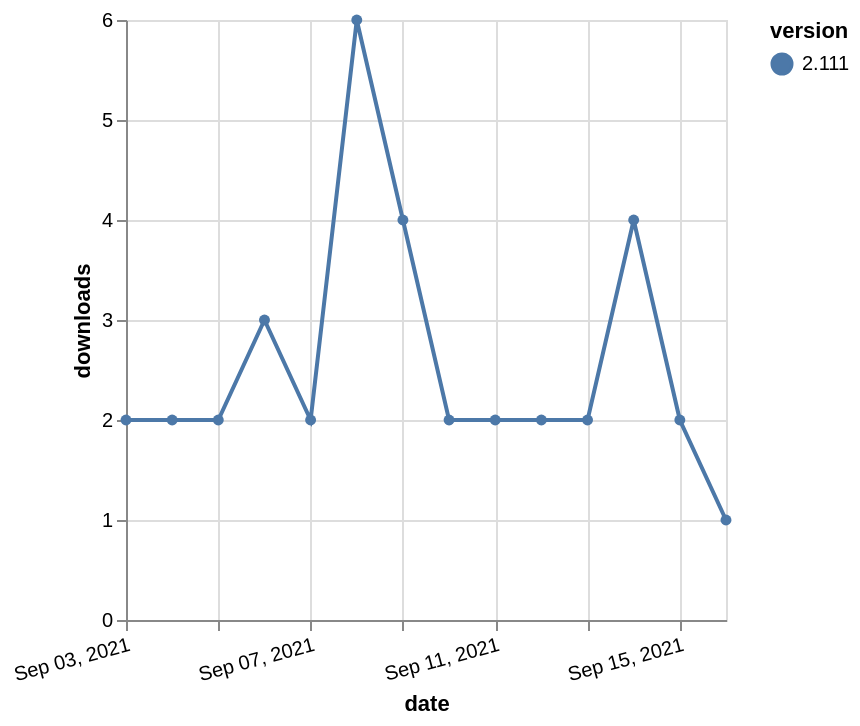

Vega-Lite specification for this chart:
### Vega-Lite specification from a JSON file in a GitHub repository (floating-point values rounded to 4 significant figures)
{"$schema": "https://vega.github.io/schema/vega-lite/v5.json", "description": "A simple bar chart with embedded data.", "data": {"values": [{"date": "2021-09-03", "total": 2861, "delta": 2, "version": "2.111"}, {"date": "2021-09-04", "total": 2863, "delta": 2, "version": "2.111"}, {"date": "2021-09-05", "total": 2865, "delta": 2, "version": "2.111"}, {"date": "2021-09-06", "total": 2868, "delta": 3, "version": "2.111"}, {"date": "2021-09-07", "total": 2870, "delta": 2, "version": "2.111"}, {"date": "2021-09-08", "total": 2876, "delta": 6, "version": "2.111"}, {"date": "2021-09-09", "total": 2880, "delta": 4, "version": "2.111"}, {"date": "2021-09-10", "total": 2882, "delta": 2, "version": "2.111"}, {"date": "2021-09-11", "total": 2884, "delta": 2, "version": "2.111"}, {"date": "2021-09-12", "total": 2886, "delta": 2, "version": "2.111"}, {"date": "2021-09-13", "total": 2888, "delta": 2, "version": "2.111"}, {"date": "2021-09-14", "total": 2892, "delta": 4, "version": "2.111"}, {"date": "2021-09-15", "total": 2894, "delta": 2, "version": "2.111"}, {"date": "2021-09-16", "total": 2895, "delta": 1, "version": "2.111"}]}, "width": "container", "mark": {"type": "line", "point": {"filled": true}}, "encoding": {"x": {"field": "date", "type": "temporal", "timeUnit": "yearmonthdate", "title": "date", "axis": {"labelAngle": -15}}, "y": {"field": "delta", "type": "quantitative", "title": "downloads"}, "color": {"field": "version", "type": "nominal"}, "tooltip": {"field": "delta"}}}
